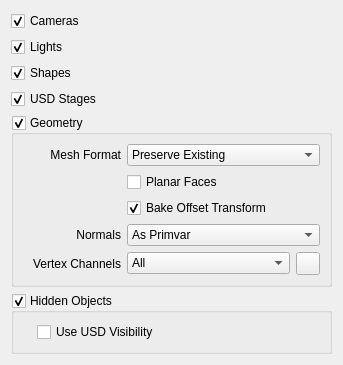
<?xml version="1.0" encoding="UTF-8"?>
<ui version="4.0">
 <class>UsdExportIncludeRollup</class>
 <widget class="QWidget" name="UsdExportIncludeRollup">
  <property name="windowTitle">
   <string>Include</string>
  </property>
  <layout class="QVBoxLayout" name="verticalLayout">
   <item>
    <widget class="QCheckBox" name="CamerasCheckBox">
     <property name="toolTip">
      <string>If selected, cameras from the scene are included in the USD export.</string>
     </property>
     <property name="text">
      <string>Cameras</string>
     </property>
     <property name="checked">
      <bool>true</bool>
     </property>
    </widget>
   </item>
   <item>
    <widget class="QCheckBox" name="LightsCheckBox">
     <property name="toolTip">
      <string>If selected, lights from the scene are included in the USD export.</string>
     </property>
     <property name="text">
      <string>Lights</string>
     </property>
     <property name="checked">
      <bool>true</bool>
     </property>
    </widget>
   </item>
   <item>
    <widget class="QCheckBox" name="ShapesCheckBox">
     <property name="toolTip">
      <string>If selected, shapes from the scene are included in the USD export.</string>
     </property>
     <property name="text">
      <string>Shapes</string>
     </property>
     <property name="checked">
      <bool>true</bool>
     </property>
    </widget>
   </item>
   <item>
    <widget class="QCheckBox" name="UsdStagesCheckBox">
     <property name="toolTip">
      <string>If selected, USD Stage Objects get exported as USD References. </string>
     </property>
     <property name="text">
      <string>USD Stages</string>
     </property>
     <property name="checked">
      <bool>true</bool>
     </property>
    </widget>
   </item>
   <item>
    <widget class="QGroupBox" name="GeometryGroupBox">
     <property name="toolTip">
      <string>If selected, mesh geometry from the scene is included in the USD export.</string>
     </property>
     <property name="title">
      <string>Geometry</string>
     </property>
     <property name="checkable">
      <bool>true</bool>
     </property>
     <layout class="QGridLayout" name="gridLayout_2" columnstretch="3,5,1">
      <item row="5" column="0">
       <widget class="QLabel" name="NormalsLabel">
        <property name="toolTip">
         <string>Select the method for exporting surface normals.</string>
        </property>
        <property name="text">
         <string>Normals</string>
        </property>
        <property name="alignment">
         <set>Qt::AlignRight|Qt::AlignTrailing|Qt::AlignVCenter</set>
        </property>
       </widget>
      </item>
      <item row="0" column="0">
       <widget class="QLabel" name="MeshFormatLabel">
        <property name="toolTip">
         <string>Select the format for output meshes.</string>
        </property>
        <property name="text">
         <string>Mesh Format</string>
        </property>
        <property name="alignment">
         <set>Qt::AlignRight|Qt::AlignTrailing|Qt::AlignVCenter</set>
        </property>
       </widget>
      </item>
      <item row="0" column="1" colspan="2">
       <widget class="QComboBox" name="MeshFormatComboBox">
        <item>
         <property name="text">
          <string>Preserve Existing</string>
         </property>
        </item>
        <item>
         <property name="text">
          <string>Convert to Polygons</string>
         </property>
        </item>
        <item>
         <property name="text">
          <string>Convert to Triangles</string>
         </property>
        </item>
       </widget>
      </item>
      <item row="2" column="1" colspan="2">
       <widget class="QCheckBox" name="PreserveEdgeOrientationCheckBox">
        <property name="toolTip">
         <string>If selected, all exported mesh faces in the scene are made planar. Curved faces get split into a collection of planar surfaces at export.</string>
        </property>
        <property name="text">
         <string>Planar Faces</string>
        </property>
       </widget>
      </item>
      <item row="6" column="0">
       <widget class="QLabel" name="VertexChannelsLabel">
        <property name="toolTip">
         <string>Select the level of export for channels.</string>
        </property>
        <property name="text">
         <string>Vertex Channels</string>
        </property>
        <property name="alignment">
         <set>Qt::AlignRight|Qt::AlignTrailing|Qt::AlignVCenter</set>
        </property>
       </widget>
      </item>
      <item row="3" column="1" colspan="2">
       <widget class="QCheckBox" name="BakeOffsetTransformCheckBox">
        <property name="toolTip">
         <string>If selected, offset transformations are baked into their geometry.</string>
        </property>
        <property name="text">
         <string>Bake Offset Transform</string>
        </property>
        <property name="checked">
         <bool>true</bool>
        </property>
       </widget>
      </item>
      <item row="5" column="1" colspan="2">
       <widget class="QComboBox" name="NormalsComboBox">
        <item>
         <property name="text">
          <string>As Primvar</string>
         </property>
        </item>
        <item>
         <property name="text">
          <string>As Attribute</string>
         </property>
        </item>
        <item>
         <property name="text">
          <string>None</string>
         </property>
        </item>
        <item>
         <property name="text">
          <string>Primvar + Attribute</string>
         </property>
        </item>
       </widget>
      </item>
      <item row="6" column="1">
       <widget class="QComboBox" name="VertexChannelsComboBox">
        <item>
         <property name="text">
          <string>All</string>
         </property>
        </item>
        <item>
         <property name="text">
          <string>None</string>
         </property>
        </item>
        <item>
         <property name="text">
          <string>Custom</string>
         </property>
        </item>
       </widget>
      </item>
      <item row="6" column="2">
       <widget class="QToolButton" name="VertexChannelsToolButton">
        <property name="text">
         <string/>
        </property>
       </widget>
      </item>
     </layout>
    </widget>
   </item>
   <item>
    <widget class="QGroupBox" name="HiddenObjectsGroupBox">
     <property name="toolTip">
      <string>If selected, hidden objects are included in your USD export.</string>
     </property>
     <property name="title">
      <string>Hidden Objects</string>
     </property>
     <property name="checkable">
      <bool>true</bool>
     </property>
     <layout class="QGridLayout" name="gridLayout" columnstretch="1,20">
      <item row="0" column="1">
       <widget class="QCheckBox" name="UseUsdVisibilityCheckBox">
        <property name="toolTip">
         <string>If selected, hidden objects are assigned the USD invisible attribute at export.

Important: selecting this option may result in unexpected hidden/visible states after exporting from Max data to USD data. For example: in USD, visible descendants appear hidden if they have hidden ascendants.</string>
        </property>
        <property name="text">
         <string>Use USD Visibility</string>
        </property>
       </widget>
      </item>
      <item row="0" column="0">
       <spacer name="UseUsdVisibilityHorizontalSpacer">
        <property name="orientation">
         <enum>Qt::Horizontal</enum>
        </property>
        <property name="sizeHint" stdset="0">
         <size>
          <width>175</width>
          <height>20</height>
         </size>
        </property>
       </spacer>
      </item>
     </layout>
    </widget>
   </item>
  </layout>
 </widget>
 <resources/>
 <connections/>
</ui>
